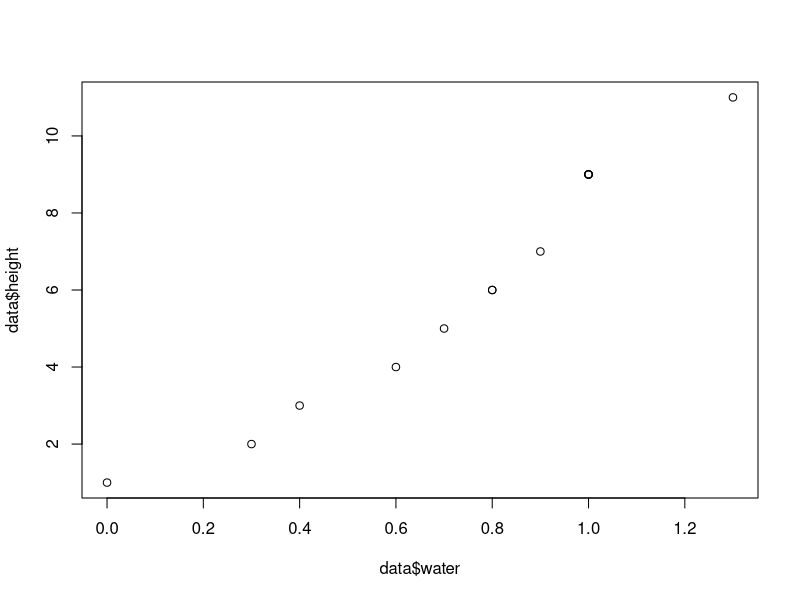
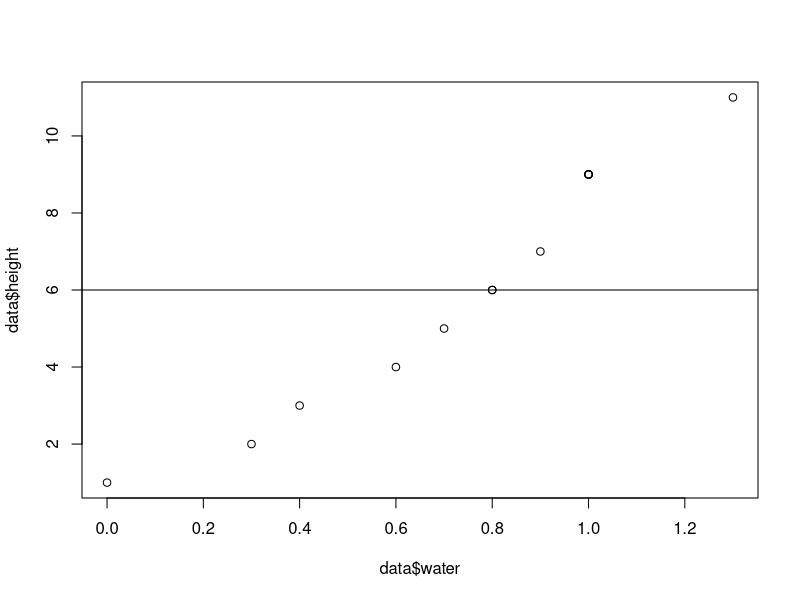
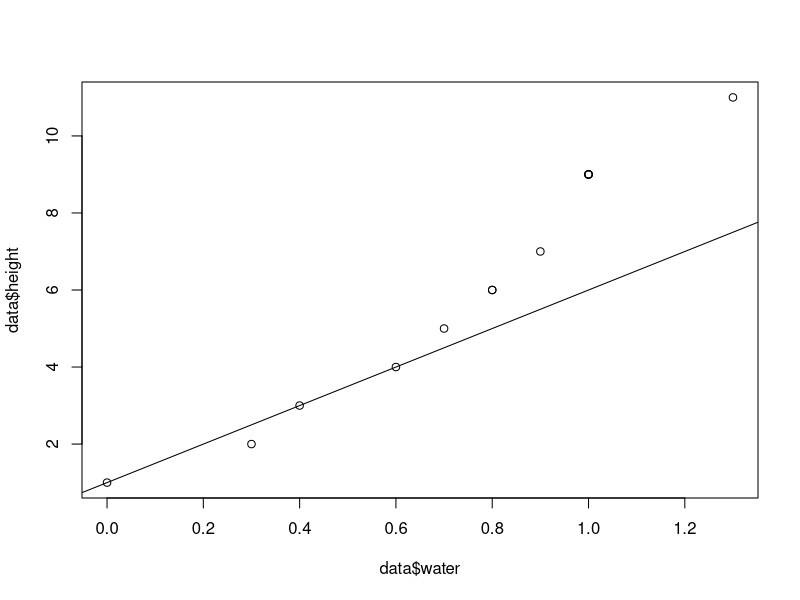
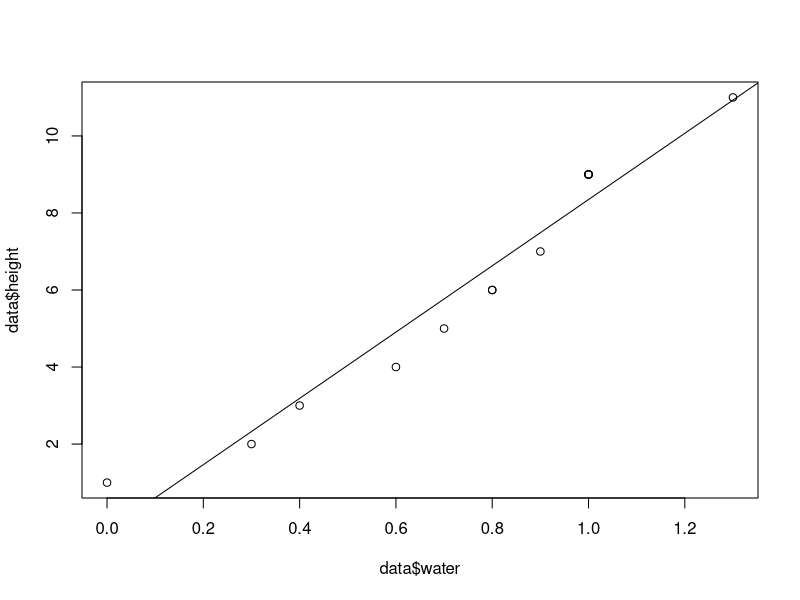
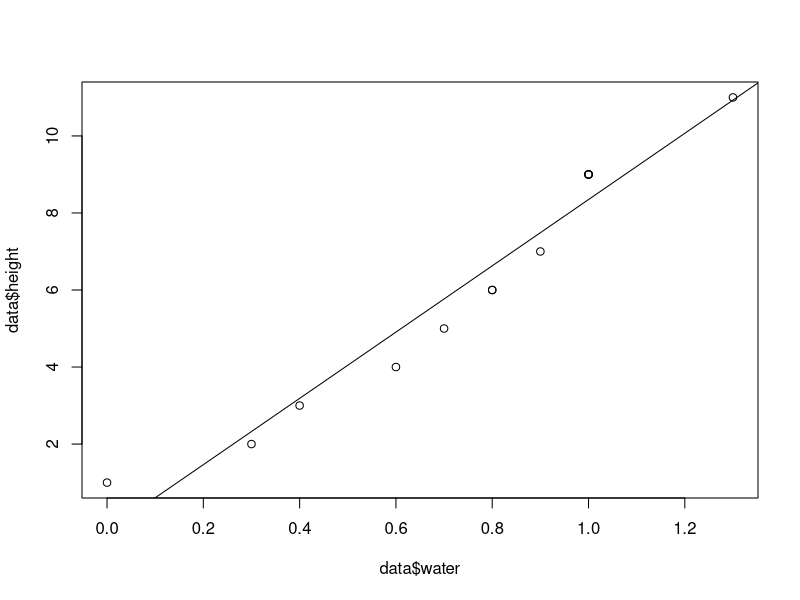

Source code (R) for these figures, in order:
### LINEAR REGRESSION ###
## ##
# (you can use hashtags for comments)
## the formula for linear regression:
# y = a + bx
# where y is the value of the outcome variable
# a (called the intercept) is the value of y when x = 0
# b (called the slope) is the rate of change of y over x
# and x is the value of the predictor variable

# a simple scenario - how much the height of a plant
# depends on how much water it gets
height <- c(1, 2, 3, 4, 5, 6, 6, 7, 9, 9, 9, 9, 11)
water <- c(0, 0.3, 0.4, 0.6, 0.7, 0.8, 0.8, 0.9, 1.0, 1.0, 1.0, 1.0, 1.3)
data <- cbind(height, water) #cbind - bind by columns
data <- as.data.frame(data) # change table to a dataframe
data
data$height
data$water
plot(data$height ~ data$water)

# the aim of linear regression is to find a straight line that characterises
# the relationship between x and y
plot(data$height ~ data$water)
abline(h = 6)
# not the best line, right? (by the way, it assumes no relationship)
plot(data$height ~ data$water)
abline(coef = c(1, 5))
# I'm just tryig to eyeball the relationship (first argument of coef is intercept, the second is the slope)
# but it's just guessing - it is not data-driven
# this is where regression can step in :)
## this is called "model fitting": we fit a model to data
simple_model <- lm(data$height ~ data$water) 
# we predict that water affects the height of plants
## the syntax of lm is the following:
# on the left side of ~ you provide y
# on the right side of ~ you provide x
# once we fit a model, we can summarise it to show results
summary(simple_model)
# intercept - what is the predicted height when you do not water the plant 
# (it's negative, so it does not make too much sense)
# we will learn what to do about it later on
# water - our "x" - predictor variable - how it affects height if we add 1 water
# std error - the dispersion of observations from the regression line
# t-value helps in estimating p, so we can ignore it :)
# p value determines the significance of the predictor (is it different from 0)

# we can also fit a regression line to the plot
# you can do it in two ways: using abline and coefficients from the model

plot(data$height ~ data$water)
abline(coef=c(-0.2546, 8.6031))

plot(data$height ~ data$water)
# or by fitting the model itself
abline(simple_model)

# let's check what happens if we put values from the model into the formula
plant_height_1 = -0.2546 + 8.6031 * 1 # what is the predicted height if you add exactly 1 water
#y = a + bx
plant_height_1

plant_height_08 = -0.2546 + 8.6031 * 0.8
plant_height_08
data

# as you can see, there is some error (standard error from the regression line)
# but this is normal! 
# You want a predictive engine, not a line that exactly fits every observation in the data
# modelling is about characterising some general properties of 
# the relationship between x and y
# "All models are wrong, but some are useful" George Box.


### PRACTICE ###
## let's try to predict the relationship between a child's age and their weight
age <- c(5, 5, 6, 6, 6, 7, 7, 8, 8, 9, 9, 10, 11, 12, 13, 14)
weight <- c(14, 17, 19, 18, 19, 21, 21, 23, 24, 25, 25, 31, 29, 32, 33, 34)
## join the two vectors into a table
# your code goes here

## transform the table into a dataframe 
# your code goes here

## plot the data

# your code goes here

## fit a model to the data, summarise and interpret it

# your code goes here
# your code goes here

## fit a regression line to the plotted data
# interpret the results
# check the predicted weight of a 9-year-old child
